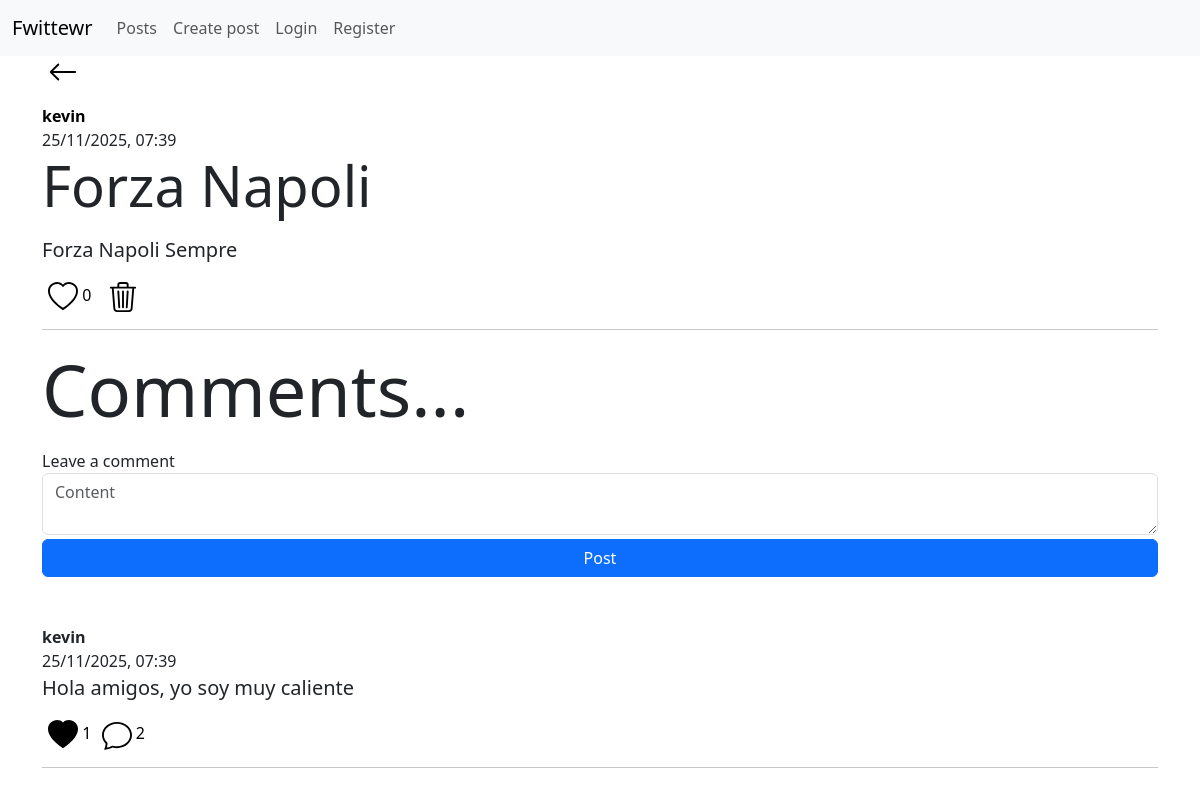
The app's page /post-comments/2 (signed in), older data.
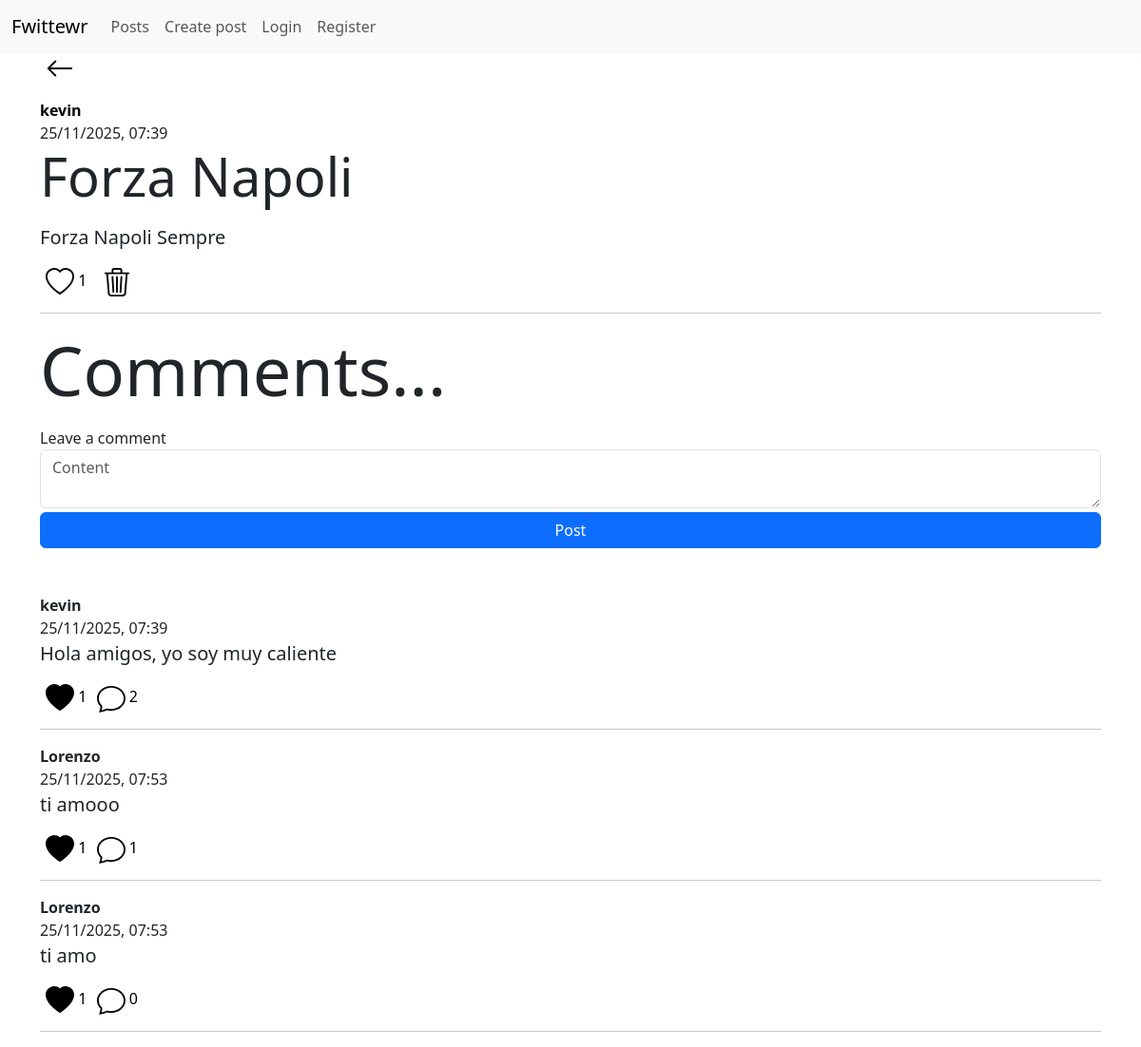
The same page, newer data.
### app/models.py (models this page shows)
class Comment(db.Model):
    id = db.Column(db.Integer, primary_key=True)
    content = db.Column(db.String(200), nullable=False)
    creation_date = db.Column(db.DateTime(timezone=True), default=datetime.now(timezone.utc))
    deleted = db.Column(db.Boolean, default=False)
    comments = db.relationship('Comment', backref=backref('referenced_comment', remote_side=[id]), lazy='select')
    referenced_comment_id = db.Column(db.Integer, db.ForeignKey('comment.id'))
    referenced_post_id = db.Column(db.Integer, db.ForeignKey('post.id'))
    user_id = db.Column(db.Integer, db.ForeignKey('user.id'), nullable=False)
    __table_args__ = (
        CheckConstraint(
            'referenced_comment_id IS NOT NULL OR referenced_post_id IS NOT NULL',
            name='check_comment_or_post_not_null'
        ),
    )

class User(db.Model, UserMixin):
    id = db.Column(db.Integer, primary_key=True)
    username = db.Column(db.String(20), nullable=False, unique=True)
    password = db.Column(db.String(80), nullable=False)
    created_posts = db.relationship('Post', backref='user', lazy='select')
    created_comments = db.relationship('Comment', backref='user', lazy='select')
    liked_posts = db.relationship('Post', secondary=liked_posts, backref='liked_users', lazy='select')
    liked_comments = db.relationship('Comment', secondary=liked_comments, backref = 'liked_users', lazy='select')

### app/routes/home_bp.py (the view)
@home_bp.route('/post-comments/<id>', methods=['GET', 'POST'])
@login_required
def show_post_comments(id):
    form = CreatePostForm()
    post = Post.query.filter_by(id=id).first_or_404()
    if form.validate_on_submit():
        comment = Comment(content=form.content.data)
        current_user.created_comments.append(comment)
        comment.referenced_post = post
        db.session.commit()
        return redirect(url_for('home.show_post_comments', id=id))
    return render_template('home/comments/post-comments.html', post=post, form=form)

### app/forms.py
class CreatePostForm(FlaskForm):
    title = StringField(validators=[Length(min=0, max=50)], render_kw={'placeholder':'Title', 'class':'form-control'})
    content = TextAreaField(validators=[DataRequired(), Length(min=4, max=200)], render_kw={'placeholder':'Content', 'class':'form-control'})
    submit = SubmitField('Post', render_kw={'class':'btn btn-primary mt-1 w-100'})

### app/__init__.py (called while the page is built)
def create_app():
    app = Flask(__name__)
    app.config['SQLALCHEMY_DATABASE_URI'] = 'sqlite:///database.db'
    app.secret_key = 'thisisasecretkey'
    db.init_app(app)
    bcrypt.init_app(app)
    login_manager.init_app(app)
    csrf.init_app(app)
    login_manager.login_view = 'auth.login'
    @login_manager.user_loader
    def load_user(user_id):
        return User.query.get(int(user_id))
    app.register_blueprint(auth_bp)
    app.register_blueprint(home_bp)
    app.register_blueprint(errors_bp)
    return app

### app/templates/home/comments/post-comments.html (shortened to what this page needs)
{% extends 'base.html' %}
{% from 'home/post-macros.html' import comment_to_render, back_button %}
{% block body %}
<div class="mx-auto">
    {{ back_button() }}
    <div class="col-12 mt-3">
        <figure>
            <figcaption>
                <a href="{{ url_for('home.show_user', id=post.user.id) }}" style="color: black; text-decoration: none">
                    <b>{{ post.user.username }}</b> <br>
                </a>
                {{ post.creation_date.strftime('%d/%m/%Y, %H:%M') }}
            </figcaption>
            {% if post.title %}
            <p class="display-4 post-title">{{ post.title }}</p>
            {% endif %}
            <p class="blockquote post-content">{{ post.content }}</p>
            <button onclick="like_post(this, '{{ post.id }}')" style="background-color:transparent; border:0px">
                {% if current_user in post.liked_users %}
                    <img style="width: 30px" src="{{ url_for('static', filename='icons/heart-fill.svg') }}" alt="">
                {% else %}
                    <img style="width: 30px" src="{{ url_for('static', filename='icons/heart.svg') }}" alt="">
                {% endif %}
                <span>{{ post.liked_users|length }}</span>
            </button>
            {% if post.user == current_user %}
            <button onclick="delete_post(this, '{{ post.id }}')" style="background-color: transparent; border: 0px; text-decoration: none">
                <img style="width: 30px" src="{{ url_for('static', filename='icons/trash3.svg') }}" alt="">
            </button>
            {% endif %}
        </figure>
        <hr>
    </div>
    <p class="display-2">Comments...</p>
    <form method="POST">
        <label for="content">Leave a comment</label>
        {{ form.content }}
        {{ form.submit }}
    </form>
    <div class="mt-5">
    {% for comment in post.comments | selectattr('deleted', 'equalto', False) %}
        {{ comment_to_render(comment, current_user) }}
    {% endfor %}
    </div>
</div>
{% endblock %}

### app/templates/home/post-macros.html (shortened to what this page needs)
{% macro comment_to_render(comment, current_user) %}
<div class="col-12">
    <figure>
        <figcaption>
            <b>{{ comment.user.username }}</b> <br>
            {{ comment.creation_date.strftime('%d/%m/%Y, %H:%M') }}
        </figcaption>
        <p class="blockquote">{{ comment.content }}</p>
        <button onclick="like_comment(this, '{{ comment.id }}')" style="background-color:transparent; border:0px">
            {% if current_user in comment.liked_users %}
                <img style="width: 30px" src="{{ url_for('static', filename='icons/heart-fill.svg') }}" alt="">
            {% else %}
                <img style="width: 30px" src="{{ url_for('static', filename='icons/heart.svg') }}" alt="">
            {% endif %}
            <span>{{ comment.liked_users|length }}</span>
        </button>
        <a style="text-decoration: none; border:0px; color: black" href="{{ url_for('home.show_comment_comments', id=comment.id) }}">
            <img style="width: 30px" src="{{ url_for('static', filename='icons/chat.svg') }}" alt="">
            <span>{{ comment.comments|length }}</span>
        </a>
    </figure>
    <hr>
</div>
{% endmacro %}
{% macro back_button() %}
<button style="background-color: transparent; border: 0px; text-decoration: none" onclick="history.back()">
    <img style="width: 30px" src="{{ url_for('static', filename='icons/arrow-left.svg') }}" alt="">
</button>
{% endmacro %}

Row changes from the older to the newer data that the page shows:
added Comment: user.username "Lorenzo", creation_date "25/11/2025, 07:53", content "ti amooo", liked_users|length "1", comments|length "1"
added Comment: user.username "Lorenzo", creation_date "25/11/2025, 07:53", content "ti amo", liked_users|length "1", comments|length "0"
Text that changed along with them:
{{ post.liked_users|length }}: "0" → "1"
